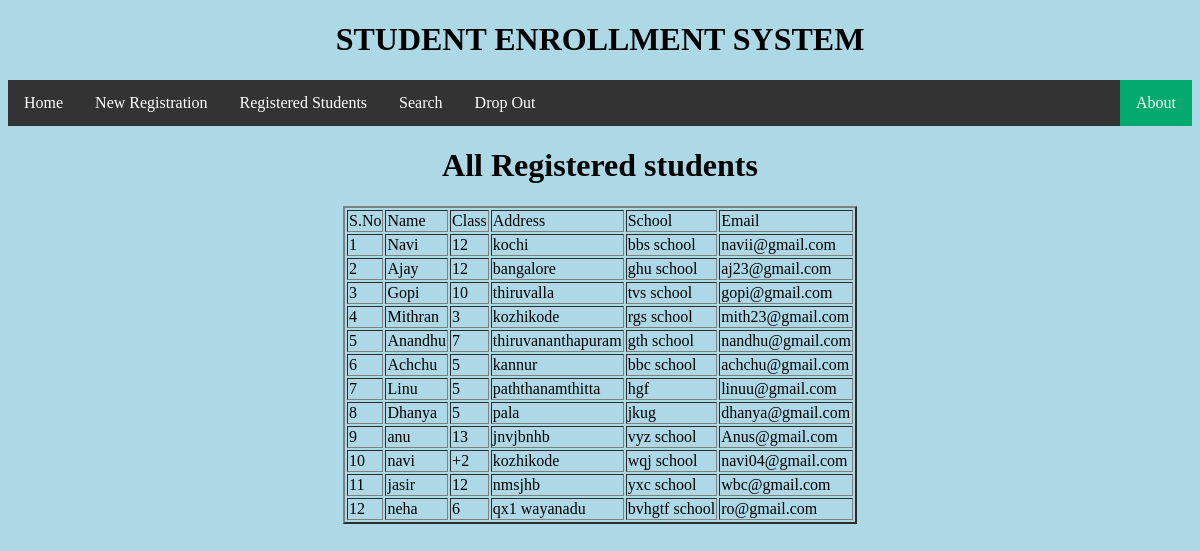
/exist/, run on the app's committed database.
### student/models.py (models this page shows)
class student(models.Model):
    s_name = models.CharField(max_length=30)
    s_class = models.CharField(max_length=30)
    s_address = models.CharField(max_length=30)
    s_school = models.CharField(max_length=30)
    s_email = models.EmailField(max_length=30)

### student/views.py (the view)
# urls.py: path('exist/',views.existing),
def existing(request):
    title="All Registered students"
    queryset= student.objects.all()
    context={
    "title":title,
    "queryset":queryset,
    }
    return render(request,"existing.html",context)

### templates/existing.html (shortened to what this page needs)
<!DOCTYPE html>
<html>
    {% include "base.html" %}
   <center><h1>{{title}}</h1></center>
<table align='center' border="2">
    <thead>
        <tr>
            <td>S.No</td>
            <td>Name</td>
            <td>Class</td>
            <td>Address</td>
            <td>School</td>
            <td>Email</td>
        </tr>
    </thead>
    {% for k in queryset %}
    <tbody>
        <tr>
            <td>{{forloop.counter}}</td>
            <td>{{ k.s_name }}</td>
            <td>{{ k.s_class }}</td>
            <td>{{ k.s_address }}</td>
            <td>{{ k.s_school }}</td>
            <td>{{ k.s_email }}</td>
        </tr>
    </tbody>
    {% endfor %}
</table>
</html>

### templates/base.html (shortened to what this page needs)
<!DOCTYPE html>
<html>
<head>
</head>
<center><h1>STUDENT ENROLLMENT SYSTEM</h1></center>
<body>
<ul>
  <li><a href="/home">Home</a></li>
  <li><a href="/reg">New Registration</a></li>
  <li><a href="/exist">Registered Students</a></li>
  <li><a href="/Search">Search</a></li>
  <li><a href="/Drop">Drop Out</a></li>
  <li style="float:right"><a class="active" href="#about">About</a></li>
</ul>
</body>
</html>

### templates/base.html (style rules this page uses)
ul { list-style-type: none; margin: 0; padding: 0; overflow: hidden; background-color: #333; }
li { float: left; }
li a { display: block; color: white; text-align: center; padding: 14px 16px; text-decoration: none; }
.active { background-color: #04AA6D; }

### templates/existing.html (style rules this page uses)
body { background-color: lightblue; }

### data on the page
student: s_name "Navi", s_class "12", s_address "kochi", s_school "bbs school", s_email "navii@gmail.com"
student: s_name "Ajay", s_class "12", s_address "bangalore", s_school "ghu school", s_email "aj23@gmail.com"
student: s_name "Gopi", s_class "10", s_address "thiruvalla", s_school "tvs school", s_email "gopi@gmail.com"
student: s_name "Mithran", s_class "3", s_address "kozhikode", s_school "rgs school", s_email "mith23@gmail.com"
student: s_name "Anandhu", s_class "7", s_address "thiruvananthapuram", s_school "gth school", s_email "nandhu@gmail.com"
student: s_name "Achchu", s_class "5", s_address "kannur", s_school "bbc school", s_email "achchu@gmail.com"
student: s_name "Linu", s_class "5", s_address "paththanamthitta", s_school "hgf", s_email "linuu@gmail.com"
student: s_name "Dhanya", s_class "5", s_address "pala", s_school "jkug", s_email "dhanya@gmail.com"
student: s_name "anu", s_class "13", s_address "jnvjbnhb", s_school "vyz school", s_email "Anus@gmail.com"
student: s_name "navi", s_class "+2", s_address "kozhikode", s_school "wqj school", s_email "navi04@gmail.com"
student: s_name "jasir", s_class "12", s_address "nmsjhb", s_school "yxc school", s_email "wbc@gmail.com"
student: s_name "neha", s_class "6", s_address "qx1 wayanadu", s_school "bvhgtf school", s_email "ro@gmail.com"

### other printed values
{{ title }} "All Registered students"
